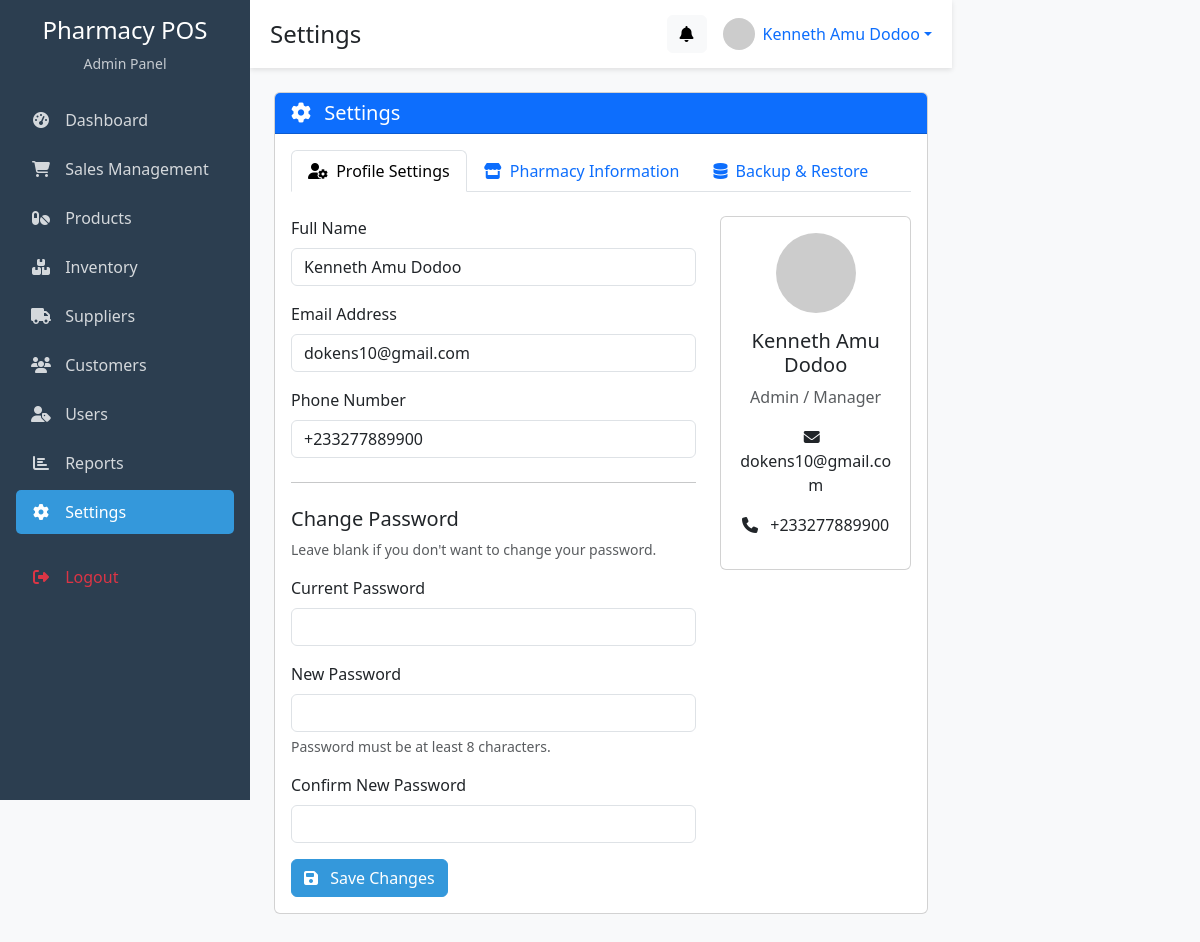
Screenshot of /admin/settings/settings.php (signed in) with the database file from the repository.
### tables this page shows
CREATE TABLE `users` (
  `user_id` int(11) NOT NULL,
  `role` enum('sales_rep','manager') DEFAULT NULL,
  `name` varchar(100) NOT NULL,
  `email` varchar(100) DEFAULT NULL,
  `phone` varchar(30) DEFAULT NULL,
  `password` varchar(255) NOT NULL,
  `status` enum('active','inactive') DEFAULT 'active',
  `created_at` timestamp NOT NULL DEFAULT current_timestamp()
);

### admin/settings/settings.php (the view, shortened to what this page needs)
<?php
$page_title = "Settings";
include_once __DIR__ .'/../includes/head.php';
$active_tab = isset($_GET['tab']) ? $_GET['tab'] : 'profile';
$query = "SELECT * FROM users WHERE user_id = ?";
$stmt = $conn->prepare($query);
$stmt->bind_param("i", $_SESSION['admin_id']);
$stmt->execute();
$result = $stmt->get_result();
$user = $result->fetch_assoc();
?>
<div class="row mb-4">
    <div class="col-md-12">
        <div class="card">
            <div class="card-header bg-primary text-white">
                <h5 class="mb-0"><i class="fas fa-cog me-2"></i> Settings</h5>
            </div>
            <div class="card-body">
                <ul class="nav nav-tabs mb-4" id="settingsTabs" role="tablist">
                    <li class="nav-item" role="presentation">
                        <button class="nav-link <?php echo ($active_tab == 'profile') ? 'active' : ''; ?>"
                            id="profile-tab"
                            data-bs-toggle="tab"
                            data-bs-target="#profile"
                            type="button"
                            role="tab"
                            aria-controls="profile"
                            aria-selected="<?php echo ($active_tab == 'profile') ? 'true' : 'false'; ?>">
                            <i class="fas fa-user-cog me-1"></i> Profile Settings
                        </button>
                    </li>
                    <li class="nav-item" role="presentation">
                        <button class="nav-link <?php echo ($active_tab == 'pharmacy') ? 'active' : ''; ?>"
                            id="pharmacy-tab"
                            data-bs-toggle="tab"
                            data-bs-target="#pharmacy"
                            type="button"
                            role="tab"
                            aria-controls="pharmacy"
                            aria-selected="<?php echo ($active_tab == 'pharmacy') ? 'true' : 'false'; ?>">
                            <i class="fas fa-store me-1"></i> Pharmacy Information
                        </button>
                    </li>
                    <li class="nav-item" role="presentation">
                        <button class="nav-link <?php echo ($active_tab == 'backup') ? 'active' : ''; ?>"
                            id="backup-tab"
                            data-bs-toggle="tab"
                            data-bs-target="#backup"
                            type="button"
                            role="tab"
                            aria-controls="backup"
                            aria-selected="<?php echo ($active_tab == 'backup') ? 'true' : 'false'; ?>">
                            <i class="fas fa-database me-1"></i> Backup & Restore
                        </button>
                    </li>
                </ul>
                <div class="tab-content" id="settingsTabContent">
                    <div class="tab-pane fade <?php echo ($active_tab == 'profile') ? 'show active' : ''; ?>" id="profile" role="tabpanel" aria-labelledby="profile-tab">
                        <div class="row">
                            <div class="col-md-8">
                                <form method="post" action="settings.php?tab=profile" class="needs-validation" novalidate>
                                    <div class="mb-3">
                                        <label for="name" class="form-label">Full Name</label>
                                        <input type="text" class="form-control" id="name" name="name" value="<?php echo htmlspecialchars($user['name']); ?>" required>
                                    </div>
                                    <div class="mb-3">
                                        <label for="email" class="form-label">Email Address</label>
                                        <input type="email" class="form-control" id="email" name="email" value="<?php echo htmlspecialchars($user['email']); ?>" required>
                                    </div>
                                    <div class="mb-3">
                                        <label for="phone" class="form-label">Phone Number</label>
                                        <input type="tel" class="form-control" id="phone" name="phone" value="<?php echo htmlspecialchars($user['phone']); ?>">
                                    </div>
                                    <hr class="my-4">
                                    <h5>Change Password</h5>
                                    <p class="text-muted small">Leave blank if you don't want to change your password.</p>
                                    <div class="mb-3">
                                        <label for="currentPassword" class="form-label">Current Password</label>
                                        <input type="password" class="form-control" id="currentPassword" name="current_password">
                                    </div>
                                    <div class="mb-3">
                                        <label for="newPassword" class="form-label">New Password</label>
                                        <input type="password" class="form-control" id="newPassword" name="new_password" minlength="8">
                                        <div class="form-text">Password must be at least 8 characters.</div>
                                    </div>
                                    <div class="mb-3">
                                        <label for="confirmPassword" class="form-label">Confirm New Password</label>
                                        <input type="password" class="form-control" id="confirmPassword" name="confirm_password">
                                    </div>
                                    <button type="submit" name="update_profile" class="btn btn-primary">
                                        <i class="fas fa-save me-2"></i> Save Changes
                                    </button>
                                </form>
                            </div>
                            <div class="col-md-4">
                                <div class="card">
                                    <div class="card-body text-center">
                                        <img src="https://ui-avatars.com/api/?name=<?php echo urlencode($user['name']); ?>&size=128&background=random" class="rounded-circle mb-3" alt="Profile Avatar">
                                        <h5><?php echo htmlspecialchars($user['name']); ?></h5>
                                        <p class="text-muted"><?php echo $user['role'] == 'manager' ? 'Admin / Manager' : 'Sales Rep'; ?></p>
                                        <div class="mt-3">
                                            <p><i class="fas fa-envelope me-2"></i> <?php echo htmlspecialchars($user['email']); ?></p>
                                            <?php if (!empty($user['phone'])): ?>
                                                <p><i class="fas fa-phone me-2"></i> <?php echo htmlspecialchars($user['phone']); ?></p>
                                            <?php endif; ?>
                                        </div>
                                    </div>
                                </div>
                            </div>
                        </div>
                    </div>
                </div>
            </div>
        </div>
    </div>
</div>
<?php
include_once __DIR__ .'/../includes/footer.php';
?>

### admin/includes/head.php (shortened to what this page needs)
<?php
include_once __DIR__ . '/../../config/database.php';
$user_id = $_SESSION['admin_id'];
$query = "SELECT * FROM users WHERE user_id = ?";
$stmt = $conn->prepare($query);
$stmt->bind_param("i", $user_id);
$stmt->execute();
$result = $stmt->get_result();
$user = $result->fetch_assoc();
?>
<!DOCTYPE html>
<html lang="en">
<head>
    <link href="https://cdn.jsdelivr.net/npm/bootstrap@5.3.0/dist/css/bootstrap.min.css" rel="stylesheet">
    <link rel="stylesheet" href="https://cdnjs.cloudflare.com/ajax/libs/font-awesome/6.4.0/css/all.min.css">
    <link rel="stylesheet" href="https://cdn.datatables.net/1.13.5/css/dataTables.bootstrap5.min.css">
</head>
<body>
    <div class="d-flex">
        <?php include_once __DIR__ . '/sidebar.php'; ?>
        <div class="content-wrapper">
            <div class="top-bar d-flex justify-content-between align-items-center mb-4">
                <div>
                    <h4 class="mb-0"><?php echo isset($page_title) ? $page_title : 'Admin Dashboard'; ?></h4>
                </div>
                <div class="d-flex align-items-center">
                    <div class="dropdown me-3">
                        <a class="btn btn-light position-relative" href="#" role="button" id="alertsDropdown" data-bs-toggle="dropdown" aria-expanded="false">
                            <i class="fas fa-bell"></i>
                        </a>
                    </div>
                    <div class="dropdown">
                        <a href="#" class="d-flex align-items-center text-decoration-none dropdown-toggle" id="userMenu" data-bs-toggle="dropdown" aria-expanded="false">
                            <img src="https://ui-avatars.com/api/?name=<?php echo urlencode($user['name']); ?>&background=random" alt="Profile" width="32" height="32" class="rounded-circle me-2">
                            <span><?php echo htmlspecialchars($user['name']); ?></span>
                        </a>
                    </div>
                </div>
            </div>
            <div class="container-fluid px-4">

### admin/includes/head.php (style rules this page uses)
:root { --primary: #2c3e50; --secondary: #3498db; --light: #ecf0f1; --dark: #34495e; --accent: #e74c3c; }
body { background-color: #f8f9fa; font-family: 'Segoe UI', Tahoma, Geneva, Verdana, sans-serif; }
.content-wrapper { margin-left: 250px; transition: margin-left 0.3s; min-height: 100vh; padding-bottom: 60px; }
.top-bar { background-color: white; padding: 15px 20px; box-shadow: 0 2px 5px rgba(0, 0, 0, 0.1); position: sticky; top: 0; z-index: 99; }
.btn-primary { background-color: var(--secondary); border-color: var(--secondary); }

### rows the page displays
users: name "Kenneth Amu Dodoo", email "dokens10@gmail.com", phone "+233277889900"

### other values shown
$page_title "Settings"
